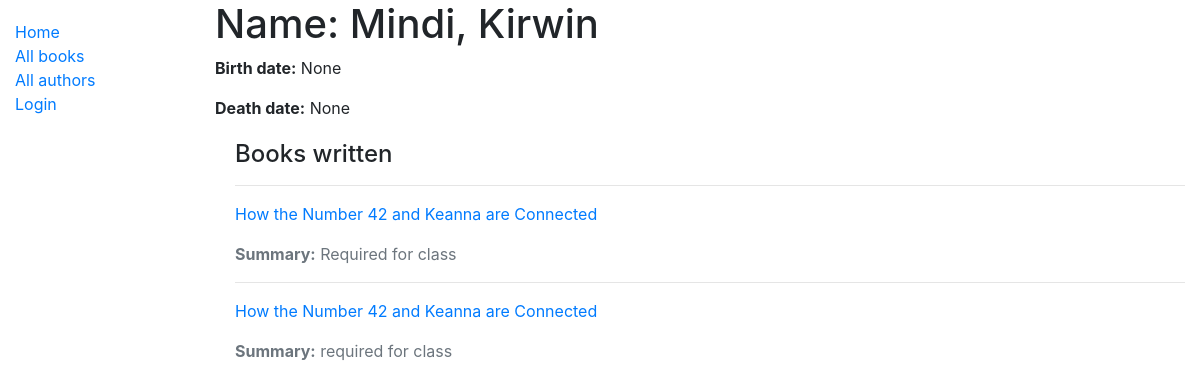
The page /catalog/authors/5 on the database its author committed.
### catalog/models.py (models this page shows, shortened)
class Author(models.Model):
    first_name = models.CharField(max_length=100)
    last_name = models.CharField(max_length=100)
    date_of_birth = models.DateField(null=True, blank=True)
    date_of_death = models.DateField('Died', null=True, blank=True)
    class Meta:
        ordering = ['last_name', 'first_name']

class Book(models.Model):
    title = models.CharField(max_length=200)
    author = models.ForeignKey('Author', on_delete=models.SET_NULL, null=True)
    summary = models.TextField(max_length=1000, help_text='Enter a brief description of the book')
    isbn = models.CharField('ISBN', max_length=13, help_text='13 Character <a href="https://www.isbn-international.org/content/what-isbn">ISBN number</a>')
    genre = models.ManyToManyField(Genre, help_text='Select a genre for this book')
    def get_absolute_url(self):
        return reverse('book-detail', args=[str(self.id)])

### catalog/views.py (the view)
# urls.py: path('authors/<int:pk>', views.AuthorDetailView.as_view(), name='author-detail'),
class AuthorDetailView(generic.DetailView):
    model = Author

### catalog/templates/catalog/author_detail.html
{% extends "base_generic.html" %}
{% block content %}
<h1>Name: {{ author.last_name }}, {{ author.first_name }}</h1>
  <p><strong>Birth date:</strong> {{ author.date_of_birth }}</p>
  <p><strong>Death date:</strong> {{ author.date_of_death }}</p>
  <div style="margin-left:20px;margin-top:20px">
    <h4>Books written</h4>
    {% for book in author.book_set.all %}
      <hr>
      <p class="text-success"><a href="{{book.get_absolute_url}}">{{ book.title }}</a></p>
      <p class="text-muted"><strong>Summary:</strong> {{book.summary}}</p>
    {% endfor %}
  </div>
{% endblock %}

### rows shown on the page
Author: last_name "Mindi", first_name "Kirwin", date_of_birth "None", date_of_death "None"
Book: title "How the Number 42 and Keanna are Connected", summary "Required for class"
Book: title "How the Number 42 and Keanna are Connected", summary "required for class"
